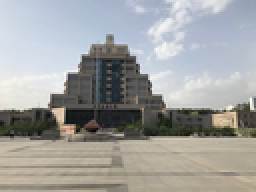
%> input picture pic/pic3.png, 128 x 96 px, shrunk from 1008 x 756 before the run (shown 2 times larger)
$ octave demo_harris_affine.m   (GNU Octave 9; MATLAB toolbox functions it lacks are replaced by stand-ins)
%> lines starting %> are read from the running program, lines starting %| are printed output that depends on the picture
### detHarrisCorners.m

function [locs,cornerness] = detHarrisCorners(img, corn_thresh, interactive)

%% parse the parameters
if(~exist('corn_thresh','var'))
    corn_thresh = 0.01;
end

if(~exist('interactive','var'))
    interactive = 0;
end

if(size(img,3)>1)
    img = rgb2gray(img);
end


%%
[nr,nc] = size(img);

%Filter for horizontal and vertical direction
dx = [1 0 -1];
dy = [1; 0; -1];


% Convolution of image with dx and dy
Ix = conv2(img, dx, 'same');
Iy = conv2(img, dy, 'same');

if(interactive)
    figure(1);
    subplot(1,2,1); imagesc(Ix); axis equal image off; colormap('gray'); title('Ix');
    subplot(1,2,2); imagesc(Iy); axis equal image off; colormap('gray'); title('Iy');
    cdata = print('-RGBImage');
    imwrite(cdata, fullfile('corner', [name, '-grad.png']));
end

%% Raw Hessian Matrix
% Hessian Matrix Ixx, Iyy, Ixy
Ixx = Ix .* Ix;
Iyy = Iy .* Iy;
Ixy = Ix .* Iy;

if(interactive)
    figure(2); title('Before Smoothing');
    subplot(2,2,1); imagesc(Ixx); axis equal image off; colormap('gray'); title('Ixx');
    subplot(2,2,2); imagesc(Ixy); axis equal image off; colormap('gray'); title('Ixy');
    subplot(2,2,3); imagesc(Ixy); axis equal image off; colormap('gray'); title('Ixy');
    subplot(2,2,4); imagesc(Iyy); axis equal image off; colormap('gray'); title('Ixy');
    cdata = print('-RGBImage');
    imwrite(cdata, fullfile('corner', [name, '-rawHessian.png']));
end

%% Gaussian filter definition (https://en.wikipedia.org/wiki/Canny_edge_detector)
G = [2, 4, 5, 4, 2; 4, 9, 12, 9, 4;5, 12, 15, 12, 5;4, 9, 12, 9, 4;2, 4, 5, 4, 2];
G = 1/159.* G;

% Convolution with Gaussian filter
Ixx = conv2(Ixx, G, 'same');
Iyy = conv2(Iyy, G, 'same');
Ixy = conv2(Ixy, G, 'same');

if(interactive)
    figure(3); title('After Smoothing');
    subplot(2,2,1); imagesc(Ixx); axis equal image off; colormap('gray'); title('Ixx');
    subplot(2,2,2); imagesc(Ixy); axis equal image off; colormap('gray'); title('Ixy');
    subplot(2,2,3); imagesc(Ixy); axis equal image off; colormap('gray'); title('Ixy');
    subplot(2,2,4); imagesc(Iyy); axis equal image off; colormap('gray'); title('Ixy');
    cdata = print('-RGBImage');
    imwrite(cdata, fullfile('corner', [name, '-smoothHessian.png']));
end

%%
% calculate the lambda1 and lambda2
if(interactive)
    delta = (Ixx + Iyy).^2 - 4 * 1 * (Ixx.*Iyy - Ixy .* Ixy);
    lambda1 = 0.5 * ((Ixx + Iyy) + sqrt(delta));
    lambda2 = 0.5 * ((Ixx + Iyy) - sqrt(delta));
    figure(6);
    subplot(1,2,1); imagesc(lambda1); axis equal image off; colormap('gray'); title('\lambda_1');
    subplot(1,2,2); imagesc(lambda2); axis equal image off; colormap('gray'); title('\lambda_2');
end

%%
% Calculate the corner responseling'luan
k = 0.04; % usually in the range[0.04 0.06]
R=zeros(nr,nc);
for h=1:nr
    for w=1:nc
        %计算M矩阵
        M=[Ixx(h,w) Ixy(h,w);Ixy(h,w) Iyy(h,w)];
        %计算R用于判断是否是边缘
        R(h,w)=det(M) - k*(trace(M))^2;
    end
end

rmax = max(R(:)); % get the maximum response of the cornerness
corner = zeros(nr,nc);
corner = (R>corn_thresh*rmax).*R;
%fun = @(x) max(x(:));
%Rlmax = nlfilter(R,[3 3], fun);
corner_peaks=imregionalmax(R);%区域最大值
if(interactive)
    figure(4);
    subplot(1,2,1); imagesc(R); title('Before Non-Local Maximum Suppression');axis equal image off; colormap('gray');

    subplot(1,2,2); imagesc(R .* corner); title('After Non-Local Maximum Suppression');axis equal image off; colormap('gray');
    cdata = print('-RGBImage');
    imwrite(cdata, fullfile('corner', [name, '-cornerness.png']));
end

%[iLoc, jLoc] = find(R.*corner > corn_thresh * rmax);

%[iLoc,jLoc] = find(corner>0);
for h=1:nr
    for w=1:nc
        if(corner_peaks(h,w)==1)
            if(corner(h,w)<=0)
                corner_peaks(h,w)=0;
            end
        end
    end
end
[iLoc,jLoc] = find(corner_peaks==1);

if(interactive)
    figure(5); imagesc(img); hold on; axis equal image off; colormap('gray');
    for i = 1 : length(iLoc)
        plot(jLoc(i), iLoc(i), 'rx');
    end
    hold off;
    cdata = print('-RGBImage');size
    imwrite(cdata, fullfile('corner', [name, '-corners.png']));
end

% assign the output variables
locs = [jLoc iLoc];
cornerness = R(sub2ind(size(R),iLoc,jLoc));

### extractNccFeature.m
function descps = extractNccFeature(img, Locs, halfsz)

% parse the input parameters
if(~exist('halfsz','var'))
   halfsz = [12,12];
else
    if(length(halfsz) <= 1)
        halfsz = [halfsz, halfsz];
    else
        halfsz = halfsz(1:2);
    end
end
halfsz = round(halfsz);
halfsz(halfsz<1) = 1;

%% 锟斤拷取锟斤拷锟斤拷锟?

nc = size(img,3);
dim = prod(2*halfsz+1);
descps = zeros(size(Locs,1), nc * dim);

img = double(img);
for i = 1 : size(Locs,1)
    x = Locs(i,1);
    y = Locs(i,2);

    xlo = max([1, x - halfsz(1)]);
    xhi = min([size(img,2), x + halfsz(1)]);
    ylo = max([1, y - halfsz(2)]);
    yhi = min([size(img,1), y + halfsz(2)]);
    j=1;
    for n = xlo : xhi
        for m = ylo : yhi
            if (j<nc * dim+1)
                descps(i,j) = descps(i,j)+ img(m,n);
                j=j+1;
            end
        end
    end

end

% do the normalization
descps = descps - repmat(mean(descps,2),[1 nc * dim]);
descps = descps ./ repmat(sqrt(sum(descps.^2,2)+1e-20),[1 nc*dim]);

### est_optimal_Affine_ransac.m
function [A, inlineridxs] = est_optimal_Affine_ransac(points1, points2, ntrials)
% estimate the fundamental matrix using two set of points
% using ransac to estimate the fundamental matrix

% check the input
if(any(size(points1) ~= size(points2)))
    error('The points should be given in pair!');
end

if(size(points1,2) ~= 2)
   error('The points should be given in Nx2 format!');
end

% get the number of points
N = size(points1,1);
if(N < 3)
    error('At least 3 points are required!');
end

% check the number of trials for fundamental
if(ntrials < 20)
    ntrials = 20;
end

% set the random state
seed = 1234;
RNDN_STATE = randn('state');  %#ok<*RAND>
randn('state', seed);
RND_STATE = rand('state');
rand('twister', seed);

% do the random experiments
inliners = cell(ntrials,2);
num_inliners = zeros(ntrials,1);
th_inliner = 20;
for i = 1 : ntrials
    % randomly picking 3 point
    y = randsample(N,3);

    % estimate the fundamental matrix
    F = est_optimal_affine(points1(y,:), points2(y,:));
    inliners{i,1} = F;

% [6 lines of commented-out code are left out]
    L12 = affine_transform(F, points1);
    d = sqrt(sum((L12 - points2).^2,2));
    % d = diag(points2 * F * points1');
    inliners{i,2} = find(abs(d) < th_inliner);


    % get the number of inlines
    num_inliners(i) = length(inliners{i, 2});
end

% get the optimal solutions
[~,idx] = max(num_inliners);
A = inliners{idx,1};
inlineridxs = inliners{idx,2};

### affine_transform.m

function y = affine_transform(A, x)
% the affine transform for the given points

if(size(x,2) ~= 2)
    error('The input x should be in Nx2 format!');
else
    x = [x ones(size(x,1),1)];
end

if(size(A,1) ~= 2 || size(A,2) ~= 3)
    error('The input A should be in 2 x 3 format!');
end

y = A * x';
y = y';

### est_optimal_affine.m
function O =est_optimal_affine(p2,p1)
A = [p2(1,1),p2(1,2),1,0,0,0;
        0,0,0,p2(1,1),p2(1,2),1;
        p2(2,1),p2(2,2),1,0,0,0;
        0,0,0,p2(2,1),p2(2,2),1;
        p2(3,1),p2(3,2),1,0,0,0;
        0,0,0,p2(3,1),p2(3,2),1];
b = [p1(1,1);p1(1,2);p1(2,1);p1(2,2);p1(3,1);p1(3,2)];
B = A\b;
O = [B(1),B(2),B(3);
        B(4),B(5),B(6)];
end

### demo_harris_affine.m
% demo_harris_ncc_affine_registration

%% 获取两幅图像
im1 = imread('pic3.png');
%> im1 is the input picture: size 96x128x3 uint8; mean R, G, B 160.1, 160.9, 159.4
im2 = imread('pic4.png');
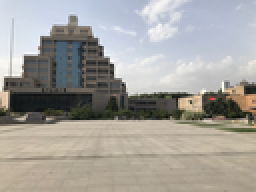
%> input picture pic/pic4.png, 128 x 96 px, shrunk from 1008 x 756 before the run (shown 2 times larger)
%> im2 is the input picture: size 96x128x3 uint8; mean R, G, B 162.9, 160.3, 155.4
figure(1);imshow(cat(2, im1,im2));
imwrite(rgb2gray(im1),'pic3_gray.png');
imwrite(rgb2gray(im2),'pic4_gray.png');

%% 利用我们自己写的角点检测程序进行角点提取
[Locs1,cornerness1] = detHarrisCorners(im1);
%> after the loop in detHarrisCorners, `for h=1:nr`:
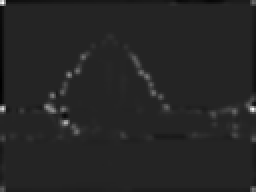
%> R: size 96x128 double (shown 2 times larger); min -12238566.7, max 73822142.7, mean 456453.2; drawn with min black and max white
%> in detHarrisCorners, `rmax = max(R(:));`: rmax = 73822142.7
%> in detHarrisCorners, `corner_peaks=imregionalmax(R);`: corner_peaks: size 96x128 logical; 2% white in thin lines or dots
%> after the loop in detHarrisCorners, `for h=1:nr`:
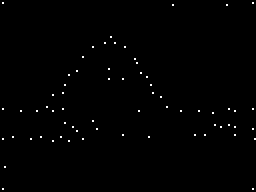
%> corner_peaks: size 96x128 logical (shown 2 times larger); 0.54% white in thin lines or dots
%> in detHarrisCorners, `[iLoc,jLoc] = find(corner_peaks==1);`: iLoc = 66 values from 2 to 95; jLoc = 66 values from 2 to 128
%> in detHarrisCorners, `locs = [jLoc iLoc];`: locs = 66 rows, first 12: [2 2; 2 55; 2 70; 2 95; 3 84; 7 69; 11 56; 16 70; 19 56; 21 69; 24 54; 27 48]
%> in detHarrisCorners, `cornerness = R(sub2ind(size(R),iLoc,jLoc));`: cornerness = 66 values, max 73822142.7 at index 1, min 744744.9 at index 55, mean 15210959.8
%> Locs1 has the same summary as locs in detHarrisCorners; cornerness1 has the same summary as cornerness in detHarrisCorners
[Locs2,cornerness2] = detHarrisCorners(im2);
%> after the loop in detHarrisCorners (call 2), `for h=1:nr`:
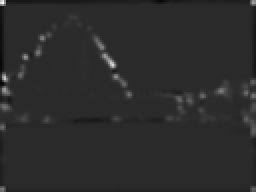
%> R: size 96x128 double (shown 2 times larger); min -16189761.4, max 80704773.1, mean 580924.2; drawn with min black and max white
%> in detHarrisCorners (call 2), `rmax = max(R(:));`: rmax = 80704773.1
%> in detHarrisCorners (call 2), `corner_peaks=imregionalmax(R);`: corner_peaks: size 96x128 logical; 2% white in thin lines or dots
%> after the loop in detHarrisCorners (call 2), `for h=1:nr`:
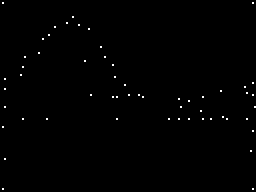
%> corner_peaks: size 96x128 logical (shown 2 times larger); 0.46% white in thin lines or dots
%> in detHarrisCorners (call 2), `[iLoc,jLoc] = find(corner_peaks==1);`: iLoc = 56 values from 2 to 95; jLoc = 56 values from 2 to 128
%> in detHarrisCorners (call 2), `locs = [jLoc iLoc];`: locs = 56 rows, first 12: [2 2; 2 64; 2 95; 3 40; 3 45; 3 54; 3 80; 11 38; 12 34; 12 60; 13 29; 20 27]
%> in detHarrisCorners (call 2), `cornerness = R(sub2ind(size(R),iLoc,jLoc));`: cornerness = 56 values, max 80704773.1 at index 1, min 905525.3 at index 39, mean 19125553.6
%> Locs2 has the same summary as locs in detHarrisCorners; cornerness2 has the same summary as cornerness in detHarrisCorners

% 提取图像的特征，为NCC服务
descps1 = extractNccFeature(im1, Locs1, 20);
%> the loop in extractNccFeature, `for i = 1 : size(Locs,1)` made 66 passes
%> (x, y, xlo, xhi, ylo, yhi) on passes 1 to 12: (2, 2, 1, 22, 1, 22), (2, 55, 1, 22, 35, 75), (2, 70, 1, 22, 50, 90), (2, 95, 1, 22, 75, 96), (3, 84, 1, 23, 64, 96), (7, 69, 1, 27, 49, 89), (11, 56, 1, 31, 36, 76), (16, 70, 1, 36, 50, 90), (19, 56, 1, 39, 36, 76), (21, 69, 1, 41, 49, 89), (24, 54, 4, 44, 34, 74), (27, 48, 7, 47, 28, 68)
descps2 = extractNccFeature(im2, Locs2, 20);
%> the loop in extractNccFeature (call 2), `for i = 1 : size(Locs,1)` made 56 passes
%> (x, y, xlo, xhi, ylo, yhi) on passes 1 to 12: (2, 2, 1, 22, 1, 22), (2, 64, 1, 22, 44, 84), (2, 95, 1, 22, 75, 96), (3, 40, 1, 23, 20, 60), (3, 45, 1, 23, 25, 65), (3, 54, 1, 23, 34, 74), (3, 80, 1, 23, 60, 96), (11, 38, 1, 31, 18, 58), (12, 34, 1, 32, 14, 54), (12, 60, 1, 32, 40, 80), (13, 29, 1, 33, 9, 49), (20, 27, 1, 40, 7, 47)
%> (x, y, xlo, xhi, ylo) on pass 38: (95, 51, 75, 115, 31)

% 进行特征的匹配
dist = descps1 * descps2';

% 选择特征
[vals, idxs] = max(dist,[], 2);
threshold = 0.75;
idxs1 = find(vals>threshold);
idxs2 = idxs(idxs1);
Locs1 = Locs1(idxs1,:);
%Locs1 idxs2是选择出来的点
% 绘制匹配点
figure(1);clf; imshow(cat(2, im1,im2)); hold on;
plot(Locs1(:,1),Locs1(:,2), 'ro', 'markersize',10);
plot(Locs2(idxs2,1)+size(im1,2), Locs2(idxs2,2), 'gx','markersize',10);

% for i = 1 : size(Locs1,1)
%    plot([Locs1(i,1), Locs2(idxs2(i),1)+size(im1,2)],...
%         [Locs1(i,2), Locs2(idxs2(i),2)], 'r-');
% end
% 保存图像
cdata = print('-RGBImage');
imwrite(cdata, 'harris2img_raw.png');


im1g = rgb2gray(im1); im1g = imresize(im1g,0.15);
im2g = rgb2gray(im2); im2g = imresize(im2g,0.15);

%%
% 用Ransac估计仿射变换
ntrials = 30000;
[A, inlineridxs] = est_optimal_Affine_ransac(Locs2(idxs2,:), Locs1,  ntrials);

figure(2); clf; imshow(cat(2, im1,im2)); hold on;
% plot(Locs1(:,1),Locs1(:,2), 'ro', 'markersize',10);
% plot(Locs2(idxs2,1)+size(im1,2), Locs2(idxs2,2), 'gx','markersize',10);

for i = 1 : numel(inlineridxs)
   plot([Locs1(inlineridxs(i),1), Locs2(idxs2(inlineridxs(i)),1)+size(im1,2)],...
        [Locs1(inlineridxs(i),2), Locs2(idxs2(inlineridxs(i)),2)], 'ro','markersize',10);
end
%> this loop made 41 passes
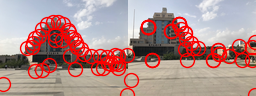
%> figure redrawn from the program's plot data
% 保存图像
cdata = print('-RGBImage');
imwrite(cdata, 'harris2img_ransac.png');

%%
%
nx2 = size(im2,2); ny2 = size(im2,1);
xsbound2 = [1 nx2 nx2 1];
ysbound2 = [1 1 ny2 ny2];
Aff = A;

x2bound_transformed = Aff * [xsbound2;ysbound2;ones(1,4)];

% 绘制出来边框
figure(1); hold on;
plot([x2bound_transformed(1,:) x2bound_transformed(1,1)],...
     [x2bound_transformed(2,:) x2bound_transformed(2,1)],'r-');

% 计算合成两幅照片
nx1 = size(im1,2); ny1 = size(im1,1);
xlo = min([1 x2bound_transformed(1,:)]); xlo = floor(xlo);
xhi = max([nx1 x2bound_transformed(1,:)]); xhi = ceil(xhi);
ylo = min([1 x2bound_transformed(2,:)]); ylo = floor(ylo);
yhi = max([ny1 x2bound_transformed(2,:)]); yhi = ceil(yhi);

%%
% 记录两个边框
bounds = cell(2,4);
bounds{1,1} = [1 nx1 nx1 1;1 1 ny1 ny1] - repmat([-xlo+1;-ylo+1],[1 4]);
bounds{2,1} = x2bound_transformed - repmat([-xlo+1;-ylo+1],[1 4]);

bounds{1,2} = [1 0 -xlo+1; 0 1 -ylo+1];
bounds{2,2} = Aff; bounds{2,2}(:,3) = bounds{2,2}(:,3) - [-xlo+1;-ylo+1];

% 生成Mask信息
sigma = 0.75;
[xg1,yg1] = meshgrid(1:nx1, 1:ny1);
mask1 = (xg1 - nx1/2.0).^2 ./(sigma*nx1)^2 + (yg1 - ny1/2.0).^2./(sigma*ny1)^2;
[xg2,yg2] = meshgrid(1:nx2, 1:ny2);
mask2 = (xg2 - nx2/2.0).^2 ./(sigma*nx2)^2 + (yg2 - ny2/2.0).^2./(sigma*ny2)^2;

bounds{1,3} = exp(-mask1);
bounds{2,3} = exp(-mask2);

bounds{1,4} = im1;
bounds{2,4} = im2;

%% 进行图像的合并
nc = size(im1,3);
imTotal = zeros(yhi-ylo+1, xhi-xlo+1, nc);
%> imTotal: size 108x142x3 double; every value is 0

% 设计一个Mask
maskTotal = zeros(yhi-ylo+1, xhi-xlo+1);
%> maskTotal: size 108x142 double; every value is 0

% 开始挪动图像区域
figure(2);clf; imshow(uint8(imTotal));
hold on;
for i = 1 : 2
%> this loop made 2 passes; what is shown inside it comes from the first
   plot([bounds{i,1}(1,:) bounds{i,1}(1,1)],...
        [bounds{i,1}(2,:) bounds{i,1}(2,1)], 'r-');
%> figure, not shown here; shown 3 times larger

   xlo_i = floor(min(bounds{i,1}(1,:)));
   xhi_i = ceil(max(bounds{i,1}(1,:)));
   ylo_i = floor(min(bounds{i,1}(2,:)));
   yhi_i = ceil(max(bounds{i,1}(2,:)));

   [xg_i,yg_i] = meshgrid(xlo_i:xhi_i,ylo_i:yhi_i);

   Aff = bounds{i,2};
   coords_i = inv(Aff(1:2,1:2)) * ([xg_i(:) yg_i(:)]' - repmat(Aff(:,3),[1, numel(xg_i)]));
   xcoords_i = reshape(coords_i(1,:), size(xg_i));
   ycoords_i = reshape(coords_i(2,:), size(xg_i));

   im_i = zeros(yhi_i-ylo_i+1, xhi_i-xlo_i+1,nc);
%> im_i: size 96x128x3 double; every value is 0
   for j = 1 : nc
    im_i(:,:,j) = interp2(double(bounds{i,4}(:,:,j)), xcoords_i, ycoords_i, 'linear', 0);
   end
   mask_i = interp2(bounds{i,3}, xcoords_i, ycoords_i, 'linear', 0);
   figure(3);imshow(uint8(im_i));
   figure(4);imagesc(mask_i);

   imTotal(ylo_i:yhi_i, xlo_i:xhi_i, :) = imTotal(ylo_i:yhi_i, xlo_i:xhi_i, :)  + im_i .* repmat(mask_i, [1 1 nc]);
   maskTotal(ylo_i:yhi_i, xlo_i:xhi_i) = maskTotal(ylo_i:yhi_i, xlo_i:xhi_i) + mask_i;
end

imTotal = imTotal./repmat(maskTotal+1e-20,[1 1,3]);
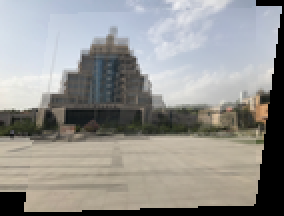
%> imTotal: size 108x142x3 double (shown 2 times larger); mean R, G, B 149, 148.3, 145.5
figure(5); imshow(uint8(imTotal));
